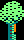

This game map was drawn from its Tiled (.tmx) file and the tilesets committed beside it. A one-line description and the full map source follow:
An orthogonal 3x5 tile map with 8x8 px tiles, 3 tile layers (Background, Block, Foreground).

<map version="1.10" tiledversion="1.11.2" orientation="orthogonal" renderorder="right-down" width="3" height="5" tilewidth="8" tileheight="8" infinite="0" nextlayerid="5" nextobjectid="1">
 <editorsettings>
  <export target="tree..csv" format="csv" />
 </editorsettings>
 <tileset firstgid="1" source="Who Dares Wins II - CPC - Tileset.tsx" />
 <layer id="1" name="Background" width="3" height="5">
  <data encoding="csv">
0,0,0,
0,0,0,
0,0,0,
0,0,0,
0,0,0
</data>
 </layer>
 <layer id="3" name="Block" width="3" height="5">
  <data encoding="csv">
0,0,0,
0,0,0,
0,0,0,
0,0,0,
0,50,0
</data>
 </layer>
 <layer id="4" name="Foreground" width="3" height="5">
  <data encoding="csv">
26,27,28,
34,35,36,
40,41,42,
0,46,0,
0,50,0
</data>
 </layer>
</map>